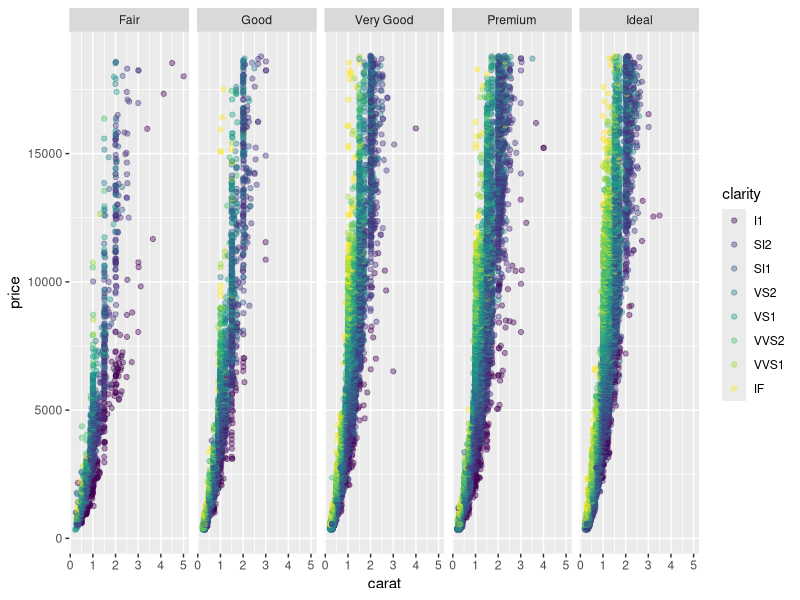

Source code (R):
# Pruebas de ggplot2

library(MASS)
library(ggplot2)
library(dplyr)

data <- diamonds

# Graficas
data %>%
  ggplot(aes(x = carat,
             y = price,
             color = clarity)
         ) + 
  geom_jitter(alpha = 0.4) +
  facet_grid(. ~ cut)


